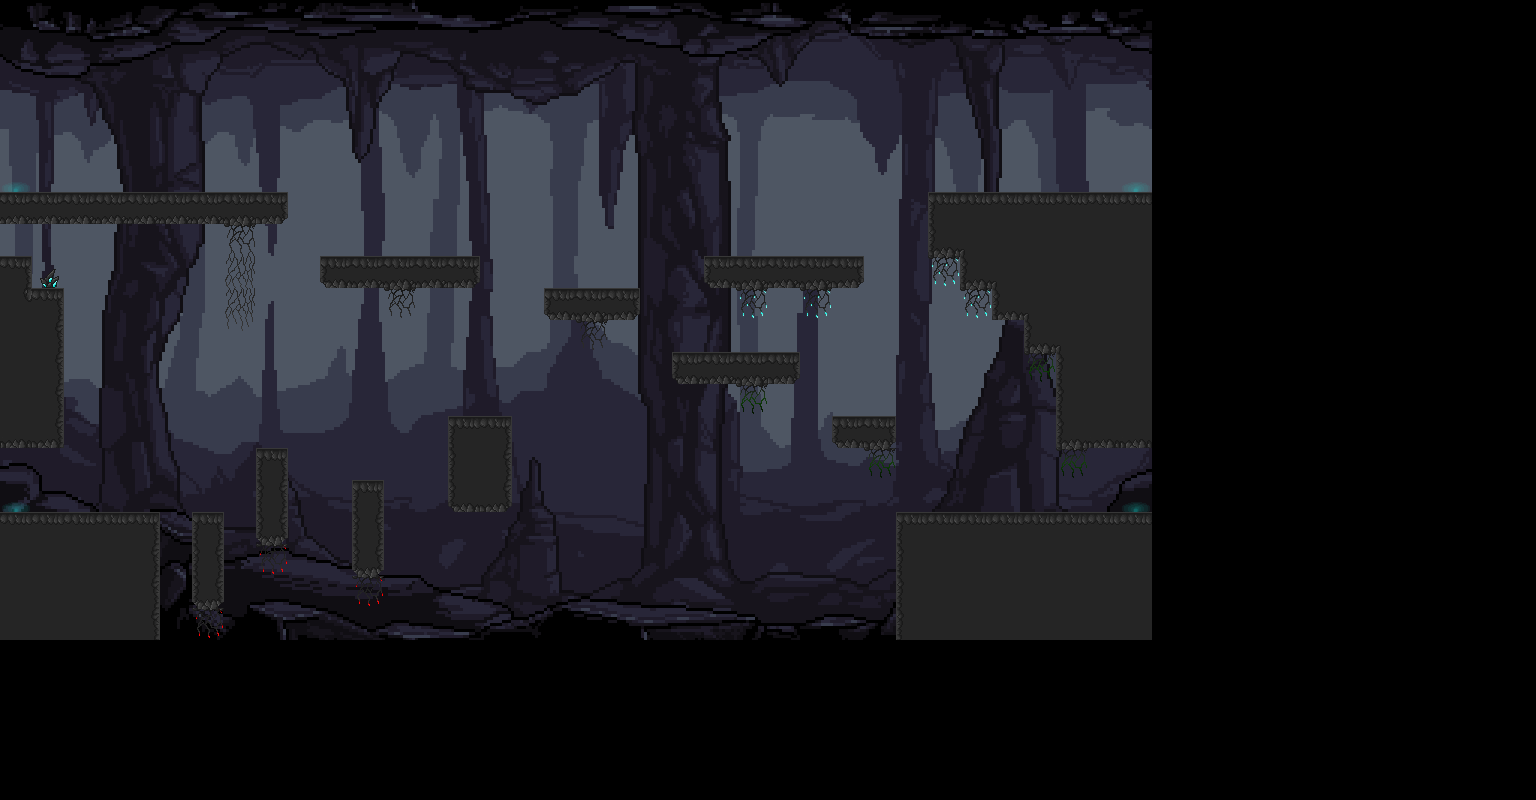

Tiled map render using the project's own tile images. Description and the map definition, with tile-layer contents summarised, below:
An orthogonal 48x25 tile map with 32x32 px tiles, 2 tile layers (Background, Décor), 3 tilesets and 27 objects (19x collision, 3x door, 2x spawn, left_spawn, way).

<map version="1.10" tiledversion="1.11.2" orientation="orthogonal" renderorder="right-down" width="48" height="25" tilewidth="32" tileheight="32" infinite="0" nextlayerid="5" nextobjectid="32">
 <tileset firstgid="1" source="tiles/Background.tsx" />
 <tileset firstgid="721" source="tiles/decor_grotte.tsx" />
 <tileset firstgid="977" source="tiles/lumieres.tsx" />
 <layer id="1" name="Background" width="48" height="25">
  <data>[1200 cells, 720 non-empty, 720 distinct tile ids]</data>
 </layer>
 <layer id="2" name="Décor" width="48" height="25">
  <data>[1200 cells, 166 non-empty, 33 distinct tile ids]</data>
 </layer>
 <objectgroup id="3" name="Spawns">
  <object id="1" name="Spawn4" type="spawn" x="66.8333" y="186">
   <point />
  </object>
  <object id="2" name="vallee_rocheuse" type="door" x="1135.33" y="191">
   <point />
  </object>
  <object id="3" name="blue_lagoon" type="door" x="1135.25" y="511.25">
   <point />
  </object>
  <object id="4" name="sky_city" type="door" x="16.25" y="511">
   <point />
  </object>
  <object id="26" name="left_spawn" x="114.986" y="497.49">
   <point />
  </object>
  <object id="27" x="-159.572" y="470.503">
   <point />
  </object>
  <object id="29" name="default" type="spawn" x="67.3333" y="188">
   <point />
  </object>
  <object id="30" name="Spawn4" type="way" x="-16.6667" y="-3.33333" width="42" height="194.667" />
 </objectgroup>
 <objectgroup id="4" name="collisions">
  <object id="5" type="collision" x="0" y="192.5" width="288" height="30.5" />
  <object id="8" type="collision" x="320.5" y="256" width="159" height="33" />
  <object id="9" type="collision" x="544" y="288" width="95.5" height="31.5" />
  <object id="10" type="collision" x="705" y="256" width="159.5" height="31.5" />
  <object id="11" type="collision" x="928.5" y="192.5" width="223" height="66" />
  <object id="12" type="collision" x="961" y="258.5" width="191" height="31.5" />
  <object id="13" type="collision" x="992" y="291.5" width="160.5" height="28" />
  <object id="14" type="collision" x="1025.5" y="320.5" width="127" height="31.5" />
  <object id="15" type="collision" x="1056.5" y="352.5" width="95.5" height="95" />
  <object id="16" type="collision" x="672" y="352" width="127.333" height="33.3333" />
  <object id="17" type="collision" x="832" y="416" width="64.25" height="32" />
  <object id="18" type="collision" x="448.667" y="416.333" width="64.3333" height="95.6667" />
  <object id="19" type="collision" x="352.5" y="480" width="32" height="96" />
  <object id="20" type="collision" x="256.333" y="448.333" width="32" height="96.6667" />
  <object id="21" type="collision" x="192.333" y="512" width="32" height="97.3333" />
  <object id="22" type="collision" x="0.5" y="512" width="159.5" height="128" />
  <object id="23" type="collision" x="0" y="288.5" width="64" height="159.5" />
  <object id="24" type="collision" x="-0.5" y="256.667" width="32.8333" height="37.3333" />
  <object id="25" type="collision" x="896.667" y="512.667" width="255.333" height="126" />
 </objectgroup>
</map>
